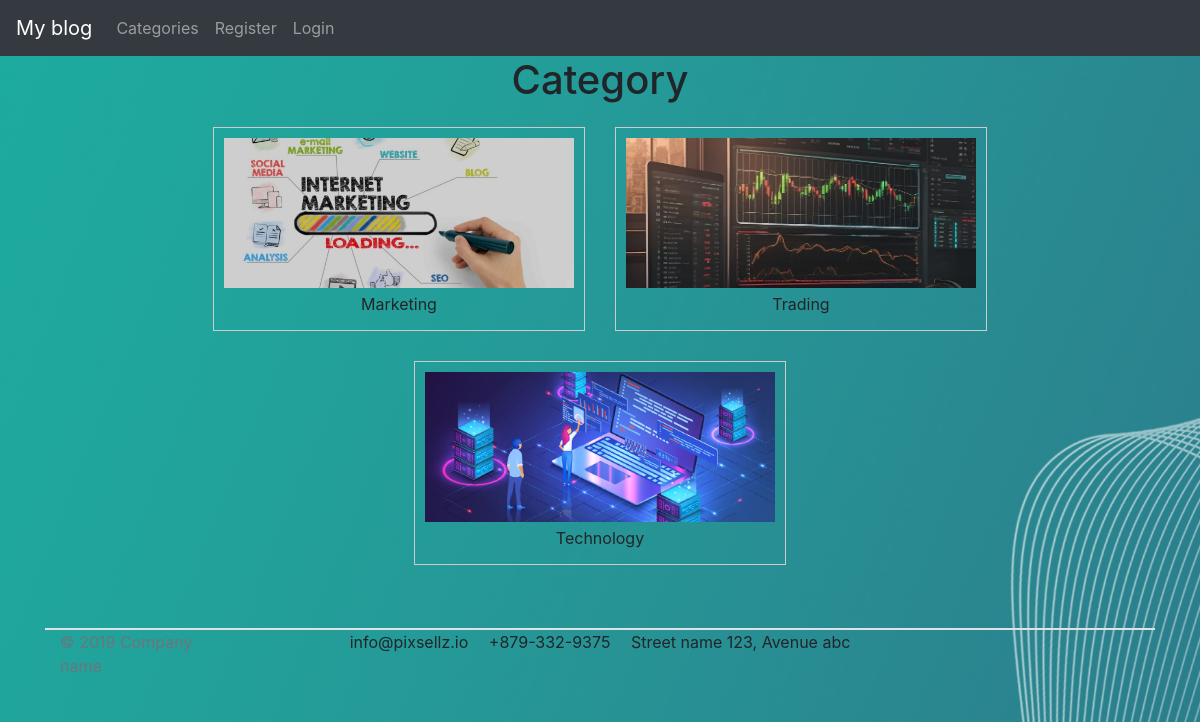
The page /categories/ on the database as committed earlier.
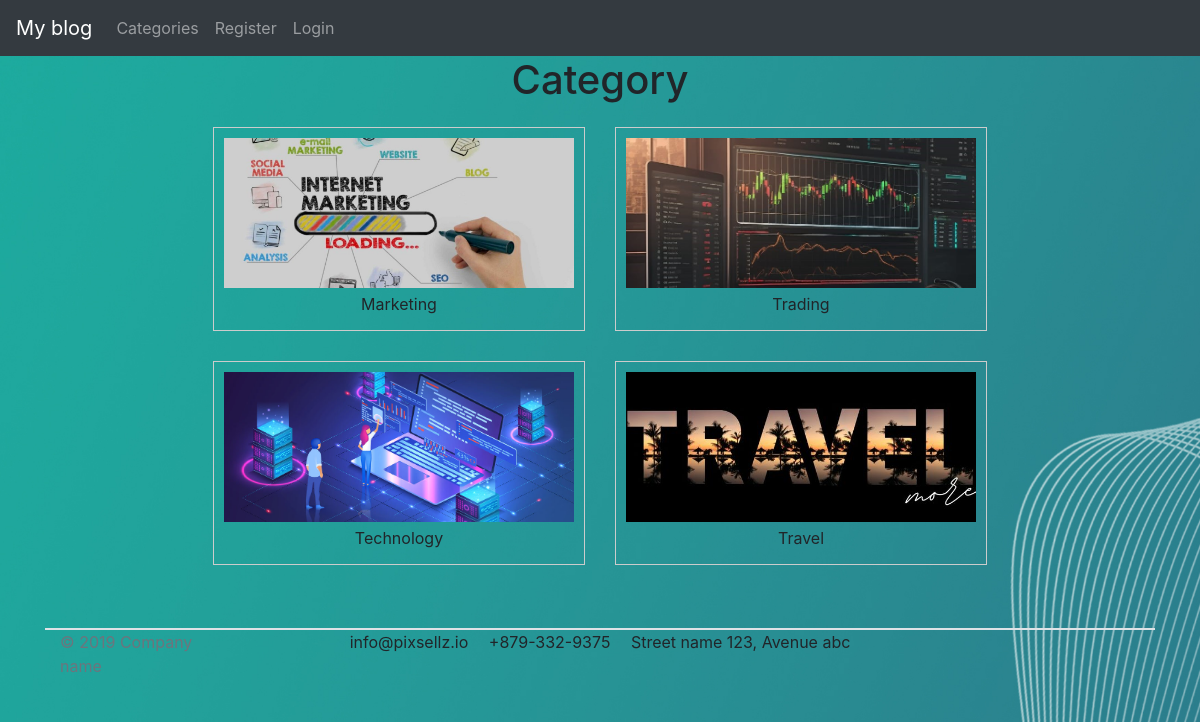
The same page on the database as committed later.
### theblog/models.py (models this page shows, shortened)
class Category(models.Model):
    name=models.CharField(max_length=255)
    cover=models.ImageField(blank=True,null=True,upload_to='cover/')
    def __str__(self) -> str:
        return self.name

### theblog/views.py (the view)
# urls.py: path('categories/',CategoryListView,name='category-list'),
def CategoryListView(request):
    cat_menu_list=Category.objects.all()
    return render(request,'category_list.html',{'cat_menu_list':cat_menu_list})

### theblog/templates/category_list.html
{% extends 'base.html' %}
{% block content %}
<center>
  <h1>Category</h1>
</center>
<div style="display: flex; flex-wrap: wrap; justify-content: center;">
  {% for item in cat_menu_list %}
    <div style="flex: 0 0 30%; margin: 15px; text-align: center; border: 1px solid #ccc; padding: 10px;">
      <img src="{{ item.cover.url }}" alt="coverpic" style="width: 350px; height: 150px; object-fit: cover;">
      <a class="dropdown-item" href="{% url 'category' item %}">{{ item }}</a>
    </div>
  {% endfor %}
</div>
{% endblock content %}

### theblog/templates/base.html (shortened to what this page needs)
<!doctype html>
{% load static %}
<html lang="en">
<head>
    <link rel="stylesheet" href="https://cdn.jsdelivr.net/npm/bootstrap@4.6.2/dist/css/bootstrap.min.css"
>
</head>
<body style="background-image: url('{% static 'theblog/images/background.jpg' %}'); background-size: cover;">
    <nav class="navbar navbar-expand-lg navbar-dark bg-dark">
        <a class="navbar-brand" href="{%url 'home'%}">My blog</a>
        <div class="collapse navbar-collapse" id="navbarSupportedContent">
          <ul class="navbar-nav mr-auto">
            <li class="nav-item dropdown">
              {% if cat_menu %}
              <a class="nav-link dropdown-toggle" href="#" role="button" data-toggle="dropdown" aria-expanded="false">
                Categories
              </a>
                <div class="dropdown-menu">
                  {% for item in cat_menu %}
                    <a class="dropdown-item" href="{% url 'category' item.name %}">{{ item.name }}</a>
                  {% endfor %}
                </div>
              {% else %}
              <a class="nav-link" href="{% url 'category-list' %}">Categories</a>
              {% endif %}
            </li>
            {% if user.is_authenticated %}
            <li class="nav-item">
              <a class="nav-link" href="{% url 'add_post' %}">Add Post</a>
            </li>
            <li class="nav-item">
              <a class="nav-link" href="{% url 'add-category' %}">Add Category</a>
            </li>
            {% else %}
            <li class="nav-item">
              <a class="nav-link" href="{% url 'register' %}">Register</a>
            </li>
            <li class="nav-item">
              <a class="nav-link" href="{% url 'login' %}">Login</a>
            </li>
            {% endif %}
          </ul>
              </div>
      </nav>
    <div class='container'>{% block content %}{% endblock %}
  </body>
 {% include 'footer.html'%}
</html>

### theblog/templates/footer.html (shortened to what this page needs)
 <footer class="section-footer border-top my-5">
        <div class="container">
            <section class="footer-bottom border-top row">
                <div class="col-md-2">
                    <p class="text-muted"> &copy; 2019 Company name </p>
                </div>
                <div class="col-md-8 text-md-center">
                    <span class="px-2">info@pixsellz.io</span>
                    <span class="px-2">+879-332-9375</span>
                    <span class="px-2">Street name 123, Avenue abc</span>
                </div>
                <div class="col-md-2 text-md-right text-muted">
                </div>
            </section>
        </div>
    </footer>
</body>
</html>

### theblog/templates/footer.html (style rules this page uses)
html, body { height: 100%; margin: 0; padding: 0; display: flex; flex-direction: column; }
.container { flex: 1; }

Rows that differ between the two databases and show on the page:
added Category: cover (picture), name "Travel"
